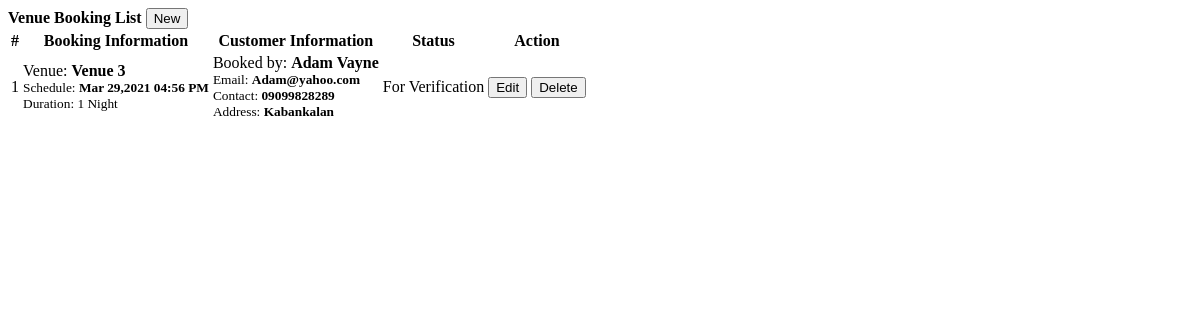
Page /admin/booking.php on the committed database.
### tables this page shows
CREATE TABLE `venue_booking` (
  `id` int(30) NOT NULL,
  `name` text NOT NULL,
  `address` text NOT NULL,
  `email` varchar(100) NOT NULL,
  `contact` varchar(100) NOT NULL,
  `venue_id` int(30) NOT NULL,
  `duration` varchar(100) NOT NULL,
  `datetime` datetime NOT NULL,
  `status` tinyint(1) NOT NULL DEFAULT '0' COMMENT '0-for verification,1=confirmed,2=canceled'
);

CREATE TABLE `venue` (
  `id` int(30) NOT NULL,
  `venue` text NOT NULL,
  `address` text NOT NULL,
  `description` text NOT NULL,
  `rate` float NOT NULL
);

### admin/booking.php (the view, shortened to what this page needs)
<?php include('db_connect.php');?>
<div class="container-fluid">
	<div class="col-lg-12">
		<div class="row">
			<div class="col-md-12">
				<div class="card">
					<div class="card-header">
						<b>Venue Booking List</b>
						<span class="">
							<button class="btn btn-success btn-block btn-sm col-sm-2 float-right" type="button" id="new_book">
					<i class="fa fa-plus"></i> New</button>
				</span>
					</div>
					<div class="card-body">
						<table class="table table-bordered table-condensed table-hover">
							<thead>
								<tr>
									<th class="text-center">#</th>
									<th class="">Booking Information</th>
									<th class="">Customer Information</th>
									<th class="">Status</th>
									<th class="text-center">Action</th>
								</tr>
							</thead>
							<tbody>
								<?php
								$i = 1;
								$booking = $conn->query("SELECT b.*,v.venue from venue_booking b inner join venue v on v.id = b.venue_id");
								while($row=$booking->fetch_assoc()):
								?>
								<tr>
									<td class="text-center"><?php echo $i++ ?></td>
									<td class="">
										 <p>Venue: <b><?php echo ucwords($row['venue']) ?></b></p>
										 <p><small>Schedule: <b><?php echo date("M d,Y h:i A",strtotime($row['datetime'])) ?></b></small></p>
										 <p><small>Duration: <?php echo ucwords($row['duration']) ?></small></p>
									</td>
									<td class="">
										 <p>Booked by: <b><?php echo  ucwords($row['name']) ?></b></p>
										 <p><small>Email: <b><?php echo  ucwords($row['email']) ?></b></small></p>
										 <p><small>Contact: <b><?php echo  ucwords($row['contact']) ?></b></small></p>
										 <p><small>Address: <b><?php echo  ucwords($row['address']) ?></b></small></p>
									</td>
									<td class="text-center">
										 <?php if($row['status'] == 0): ?>
										 	<span class="badge badge-secondary">For Verification</span>
										 <?php elseif($row['status'] == 1): ?>
										 	<span class="badge badge-success">Confirmed</span>
										<?php elseif($row['status'] == 2): ?>
										 	<span class="badge badge-danger">Cancelled</span>
										 <?php endif; ?>
									</td>
									<td class="text-center">
										<button class="btn btn-sm btn-outline-success edit_book" type="button" data-id="<?php echo $row['id'] ?>" >Edit</button>
										<?php if(in_array($row['status'],array(0,2))): ?>
										<button class="btn btn-sm btn-outline-danger delete_book" type="button" data-id="<?php echo $row['id'] ?>">Delete</button>
										 <?php endif; ?>
									</td>
								</tr>
								<?php endwhile; ?>
							</tbody>
						</table>
					</div>
				</div>
			</div>
		</div>
	</div>
</div>

### admin/booking.php (style rules this page uses)
td { vertical-align: middle !important; }
td p { margin: unset }

### rows in the picture
venue_booking: venue.venue "Venue 3", datetime "Mar 29,2021 04:56 PM", duration "1 Night", name "Adam Vayne", email "Adam@yahoo.com", contact "09099828289", address "Kabankalan", status "For Verification"
